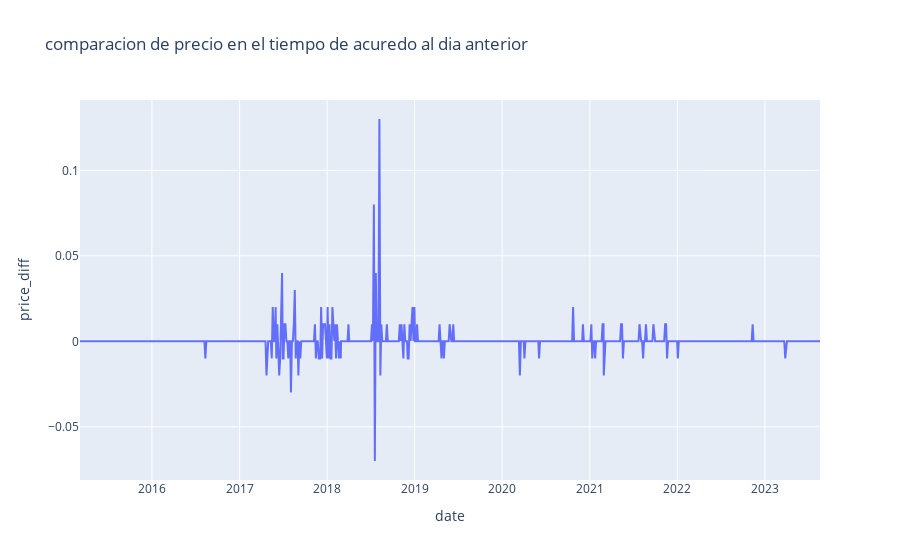

The notebook cell saved with this chart:
### Code cell
fig_price_returns = px.line(tether_df, x='date', y='price_diff', title='comparacion de precio en el tiempo de acuredo al dia anterior')
fig_price_returns.show()

### Figure 1 — Plotly figure (JSON) as saved in the notebook; plotly's stock layout.template omitted (floating-point values rounded to 4 significant figures; data arrays with more than 128 entries replaced by an {"elided": "..."} marker saying what was removed)
{"data": [{"hovertemplate": "date=%{x}<br>price_diff=%{y}<extra></extra>", "legendgroup": "", "line": {"color": "#636efa", "dash": "solid"}, "marker": {"symbol": "circle"}, "mode": "lines", "name": "", "orientation": "v", "showlegend": false, "type": "scatter", "x": {"elided": "803 str values"}, "xaxis": "x", "y": {"elided": "803 float values"}, "yaxis": "y"}], "layout": {"legend": {"tracegroupgap": 0}, "title": {"text": "comparacion de precio en el tiempo de acuredo al dia anterior"}, "xaxis": {"anchor": "y", "domain": [0, 1], "title": {"text": "date"}}, "yaxis": {"anchor": "x", "domain": [0, 1], "title": {"text": "price_diff"}}}}
